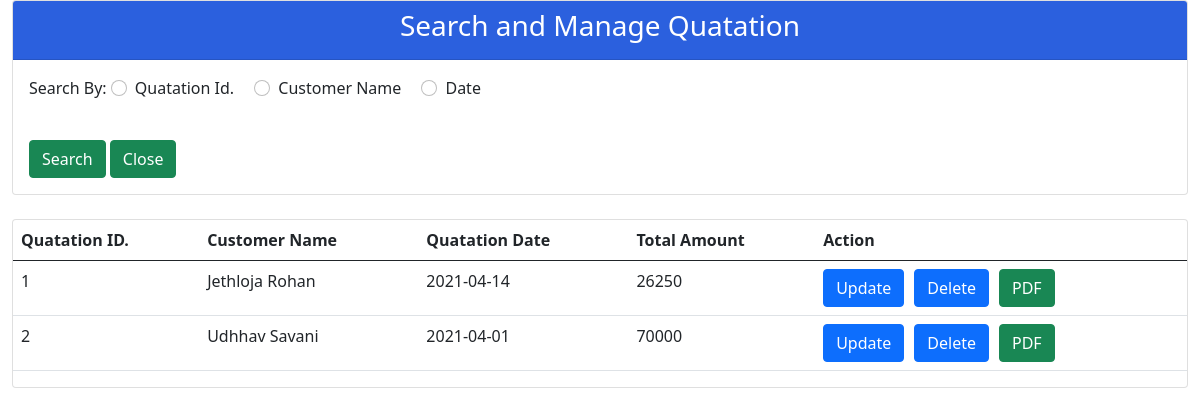
The app's page /Ceramic/Quatation/ManageQuatation.php with its own data.
### tables this page shows
CREATE TABLE `tblqutationmst` (
  `QutationId` int(10) NOT NULL,
  `Name` text NOT NULL,
  `QDate` date NOT NULL,
  `TotalPrice` float NOT NULL,
  `TotalGST` float NOT NULL,
  `TotalAmount` float NOT NULL,
  `CreatedDate` date NOT NULL DEFAULT current_timestamp(),
  `ModifiedDate` date NOT NULL,
  `RecStatus` tinyint(1) NOT NULL DEFAULT 1
);

### Ceramic/Quatation/ManageQuatation.php (the view, shortened to what this page needs)
<!DOCTYPE html>
<html>
   <head>
      <link href="https://cdn.jsdelivr.net/npm/bootstrap@5.0.0-beta1/dist/css/bootstrap.min.css" rel="stylesheet">
      <link rel='stylesheet' href='https://cdn.jsdelivr.net/npm/sweetalert2@10.10.1/dist/sweetalert2.min.css'>
      <link rel="stylesheet" href="https://cdnjs.cloudflare.com/ajax/libs/sweetalert/1.1.3/sweetalert.css">
          </head>
   <body>
      <div class="container-fluid col-lg-12">
       <div class="row">
         <div class="col-md-12">
            <div class="card card-primary">
               <div class="card-header" style="background-color: #2B60DE">
                  <h3 class="card-title" style="color: white" align="center">Search and Manage Quatation</h3>
               </div>
               <div class="card-body">
                  <form class="row g-3" id="radio-buttons" method="POST" action="ManageQuatation.php">
                     <div class="form-group col-md-12">
                        <label class="form-label">Search By: </label>
                        <div class="form-check form-check-inline">
                           <input class="form-check-input" type="radio" name="mc" id="vendor" value="vendor" onchange="checkRadio(this)">
                           <label class="form-check-label" for="inlineRadio1">Quatation Id. </label>
                        </div>
                        <div class="form-check form-check-inline">
                           <input class="form-check-input" type="radio" name="mc" id="vendorName" value="vendorName" onchange="checkRadio(this)">
                           <label class="form-check-label" for="inlineRadio2">Customer Name</label>
                        </div>
                        <div class="form-check form-check-inline">
                           <input class="form-check-input" type="radio" name="mc" id="vmobileno" value="mobileno" onchange="checkRadio(this)">
                           <label class="form-check-label" for="inlineRadio3"> Date </label>
                        </div>
                     </div>
                        <div>
                          <input type="submit" value="Search" id="save" class="btn btn-success">
                          <input type="button" value="Close"  name="close" id="close" class="btn btn-success" onclick="location.href = '../admin.php';">
                        </div>
                  </form>
               </div>
            </div>
         </div>
      </div>
         <br>
         <div class="row">
            <div class="col-md-12">
               <div class="card card-primary">
                  <table class="table" id="data_table">
                     <thead>
                        <tr>
                           <th>Quatation ID.</th>
                           <th>Customer Name</th>
                           <th>Quatation Date</th>
                           <th>Total Amount</th>
                           <th>Action</th>
                        </tr>
                     </thead>
                     <tbody>
                      <?php
                                $con=mysqli_connect('localhost','root','','imsdatabase');
                                if ($_POST['vid']=='' and $_POST['vname']=='' and $_POST['vmno1']=='' and $_POST['vmno2']==''){
                                  $query= "SELECT * FROM tblqutationmst WHERE RecStatus=1";
                                  $run = mysqli_query($con,$query);
                                }
                              if($run->num_rows==0){
                                      echo "<script>Swal.fire({icon: 'error', title: 'Oops...',text: 'No Data Found For This Value !!!'});</script>";
                                  }
                              else{
                                while ($row=mysqli_fetch_array($run))
                                {
                                    $qid=$row[0];
                                    $qname=$row[1];
                                    $qdate=$row[2];
                                    $qamount=$row[5];
                                  ?>
                            <td><?php echo $qid; ?></td>
                            <td><?php echo $qname; ?></td>
                            <td><?php echo $qdate; ?></td>
                            <td><?php echo $qamount ?></td>
                            <td><a href="UpdateQuatation.php?id=<?php echo $qid; ?>"><input type="Button" value="Update" name="" class="btn btn-primary" id="btn"></a><a href="DeleteQuatation.php?id=<?php echo $qid; ?>"><input type="Button" value="Delete" name="" class="btn btn-primary" id="btn"></a><a href="makepdf2.php?id=<?php echo $qid; ?>"><button class='btn btn-success'> PDF </button></a></td>
                                              <?php } }?>
                     </tbody>
                  </table>
               </div>
            </div>
         </div>
      </div>
   </body>
   </html>

### Ceramic/Quatation/ManageQuatation.php (style rules this page uses)
#btn { margin-right: 10px; }

### records on screen
tblqutationmst: QutationId "1", Name "Jethloja Rohan", QDate "2021-04-14", TotalAmount "26250"
tblqutationmst: QutationId "2", Name "Udhhav Savani", QDate "2021-04-01", TotalAmount "70000"
